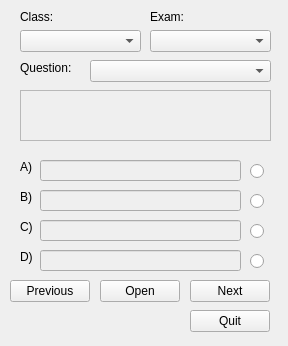
<?xml version="1.0" encoding="UTF-8"?>
<ui version="4.0">
 <class>includeExam</class>
 <widget class="QWidget" name="includeExam">
  <property name="geometry">
   <rect>
    <x>0</x>
    <y>0</y>
    <width>288</width>
    <height>346</height>
   </rect>
  </property>
  <property name="minimumSize">
   <size>
    <width>262</width>
    <height>346</height>
   </size>
  </property>
  <property name="maximumSize">
   <size>
    <width>1000</width>
    <height>1000</height>
   </size>
  </property>
  <property name="windowTitle">
   <string>Form</string>
  </property>
  <widget class="QComboBox" name="examDropbox">
   <property name="geometry">
    <rect>
     <x>150</x>
     <y>30</y>
     <width>121</width>
     <height>22</height>
    </rect>
   </property>
  </widget>
  <widget class="QComboBox" name="courseDropbox">
   <property name="geometry">
    <rect>
     <x>20</x>
     <y>30</y>
     <width>121</width>
     <height>22</height>
    </rect>
   </property>
  </widget>
  <widget class="QLabel" name="classLabel">
   <property name="geometry">
    <rect>
     <x>20</x>
     <y>10</y>
     <width>47</width>
     <height>14</height>
    </rect>
   </property>
   <property name="text">
    <string>Class:</string>
   </property>
  </widget>
  <widget class="QLabel" name="examLabel">
   <property name="geometry">
    <rect>
     <x>150</x>
     <y>10</y>
     <width>47</width>
     <height>14</height>
    </rect>
   </property>
   <property name="text">
    <string>Exam:</string>
   </property>
  </widget>
  <widget class="QTextEdit" name="questionTextbox">
   <property name="enabled">
    <bool>false</bool>
   </property>
   <property name="geometry">
    <rect>
     <x>20</x>
     <y>90</y>
     <width>251</width>
     <height>51</height>
    </rect>
   </property>
  </widget>
  <widget class="QLabel" name="questionLabel">
   <property name="geometry">
    <rect>
     <x>20</x>
     <y>60</y>
     <width>61</width>
     <height>16</height>
    </rect>
   </property>
   <property name="text">
    <string>Question:</string>
   </property>
  </widget>
  <widget class="QLabel" name="aLabel">
   <property name="geometry">
    <rect>
     <x>20</x>
     <y>160</y>
     <width>47</width>
     <height>14</height>
    </rect>
   </property>
   <property name="text">
    <string>A)</string>
   </property>
  </widget>
  <widget class="QLabel" name="bLabel">
   <property name="geometry">
    <rect>
     <x>20</x>
     <y>190</y>
     <width>47</width>
     <height>14</height>
    </rect>
   </property>
   <property name="text">
    <string>B)</string>
   </property>
  </widget>
  <widget class="QLabel" name="cLabel">
   <property name="geometry">
    <rect>
     <x>20</x>
     <y>220</y>
     <width>47</width>
     <height>14</height>
    </rect>
   </property>
   <property name="text">
    <string>C)</string>
   </property>
  </widget>
  <widget class="QLabel" name="dLabel">
   <property name="geometry">
    <rect>
     <x>20</x>
     <y>250</y>
     <width>47</width>
     <height>14</height>
    </rect>
   </property>
   <property name="text">
    <string>D)</string>
   </property>
  </widget>
  <widget class="QLineEdit" name="answerA">
   <property name="enabled">
    <bool>false</bool>
   </property>
   <property name="geometry">
    <rect>
     <x>40</x>
     <y>160</y>
     <width>201</width>
     <height>21</height>
    </rect>
   </property>
  </widget>
  <widget class="QLineEdit" name="answerB">
   <property name="enabled">
    <bool>false</bool>
   </property>
   <property name="geometry">
    <rect>
     <x>40</x>
     <y>190</y>
     <width>201</width>
     <height>21</height>
    </rect>
   </property>
  </widget>
  <widget class="QLineEdit" name="answerC">
   <property name="enabled">
    <bool>false</bool>
   </property>
   <property name="geometry">
    <rect>
     <x>40</x>
     <y>220</y>
     <width>201</width>
     <height>21</height>
    </rect>
   </property>
  </widget>
  <widget class="QLineEdit" name="answerD">
   <property name="enabled">
    <bool>false</bool>
   </property>
   <property name="geometry">
    <rect>
     <x>40</x>
     <y>250</y>
     <width>201</width>
     <height>21</height>
    </rect>
   </property>
  </widget>
  <widget class="QComboBox" name="comboBox">
   <property name="geometry">
    <rect>
     <x>90</x>
     <y>60</y>
     <width>181</width>
     <height>22</height>
    </rect>
   </property>
  </widget>
  <widget class="QPushButton" name="quitButton">
   <property name="geometry">
    <rect>
     <x>190</x>
     <y>310</y>
     <width>80</width>
     <height>22</height>
    </rect>
   </property>
   <property name="text">
    <string>Quit</string>
   </property>
  </widget>
  <widget class="QPushButton" name="previousButton">
   <property name="geometry">
    <rect>
     <x>10</x>
     <y>280</y>
     <width>80</width>
     <height>22</height>
    </rect>
   </property>
   <property name="text">
    <string>Previous</string>
   </property>
  </widget>
  <widget class="QPushButton" name="openButton">
   <property name="geometry">
    <rect>
     <x>100</x>
     <y>280</y>
     <width>80</width>
     <height>22</height>
    </rect>
   </property>
   <property name="text">
    <string>Open</string>
   </property>
  </widget>
  <widget class="QPushButton" name="nextButton">
   <property name="geometry">
    <rect>
     <x>190</x>
     <y>280</y>
     <width>80</width>
     <height>22</height>
    </rect>
   </property>
   <property name="text">
    <string>Next</string>
   </property>
  </widget>
  <widget class="QRadioButton" name="radioA">
   <property name="geometry">
    <rect>
     <x>250</x>
     <y>160</y>
     <width>99</width>
     <height>22</height>
    </rect>
   </property>
   <property name="text">
    <string/>
   </property>
   <attribute name="buttonGroup">
    <string notr="true">buttonGroup</string>
   </attribute>
  </widget>
  <widget class="QRadioButton" name="radioB">
   <property name="geometry">
    <rect>
     <x>250</x>
     <y>190</y>
     <width>99</width>
     <height>22</height>
    </rect>
   </property>
   <property name="text">
    <string/>
   </property>
   <attribute name="buttonGroup">
    <string notr="true">buttonGroup</string>
   </attribute>
  </widget>
  <widget class="QRadioButton" name="radioC">
   <property name="geometry">
    <rect>
     <x>250</x>
     <y>220</y>
     <width>99</width>
     <height>22</height>
    </rect>
   </property>
   <property name="text">
    <string/>
   </property>
   <attribute name="buttonGroup">
    <string notr="true">buttonGroup</string>
   </attribute>
  </widget>
  <widget class="QRadioButton" name="radioD">
   <property name="geometry">
    <rect>
     <x>250</x>
     <y>250</y>
     <width>99</width>
     <height>22</height>
    </rect>
   </property>
   <property name="text">
    <string/>
   </property>
   <attribute name="buttonGroup">
    <string notr="true">buttonGroup</string>
   </attribute>
  </widget>
 </widget>
 <resources/>
 <connections>
  <connection>
   <sender>previousButton</sender>
   <signal>clicked()</signal>
   <receiver>previousButton</receiver>
   <slot>close()</slot>
   <hints>
    <hint type="sourcelabel">
     <x>49</x>
     <y>290</y>
    </hint>
    <hint type="destinationlabel">
     <x>49</x>
     <y>290</y>
    </hint>
   </hints>
  </connection>
  <connection>
   <sender>openButton</sender>
   <signal>clicked()</signal>
   <receiver>openButton</receiver>
   <slot>close()</slot>
   <hints>
    <hint type="sourcelabel">
     <x>129</x>
     <y>290</y>
    </hint>
    <hint type="destinationlabel">
     <x>129</x>
     <y>290</y>
    </hint>
   </hints>
  </connection>
  <connection>
   <sender>nextButton</sender>
   <signal>clicked()</signal>
   <receiver>nextButton</receiver>
   <slot>close()</slot>
   <hints>
    <hint type="sourcelabel">
     <x>209</x>
     <y>290</y>
    </hint>
    <hint type="destinationlabel">
     <x>209</x>
     <y>290</y>
    </hint>
   </hints>
  </connection>
  <connection>
   <sender>quitButton</sender>
   <signal>clicked()</signal>
   <receiver>includeExam</receiver>
   <slot>close()</slot>
   <hints>
    <hint type="sourcelabel">
     <x>209</x>
     <y>320</y>
    </hint>
    <hint type="destinationlabel">
     <x>130</x>
     <y>172</y>
    </hint>
   </hints>
  </connection>
 </connections>
 <buttongroups>
  <buttongroup name="buttonGroup"/>
 </buttongroups>
</ui>
